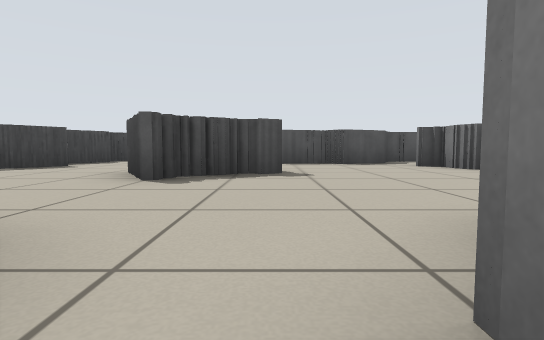
[1] (above)

24 first-person views from a walk through a robot-simulator world made for Stage. The camera is 0.39 m above the floor, tilts 4° down and sees 80° across. Floor lines are 1 m apart. The floor is counted in squares, 1 m on a side. Each view is taken from the middle of a square. On the plan, view 1 faces up. The plan holds only what a view shows up to about 9 squares ahead; the rest is blank. The robots in the file are not drawn.

[2]
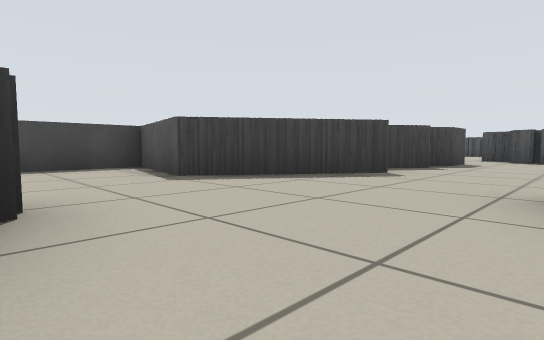

[3]
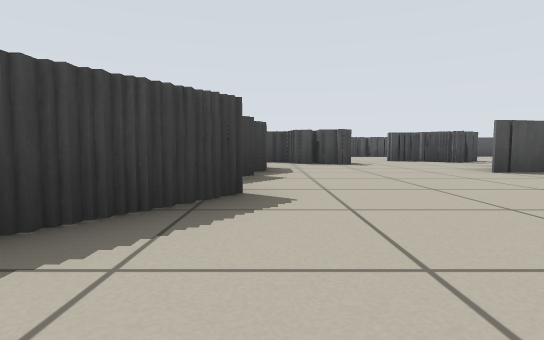

[4]
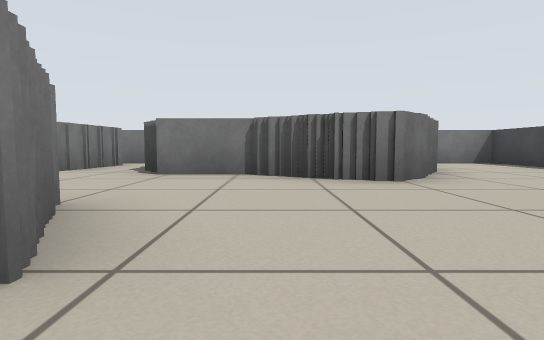

[5]
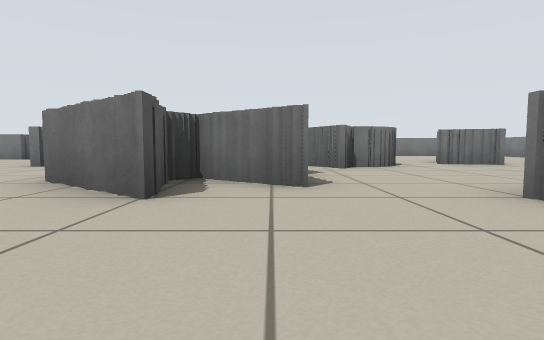

[6]
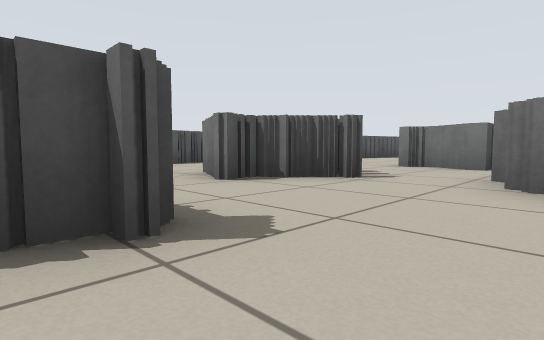

[7]
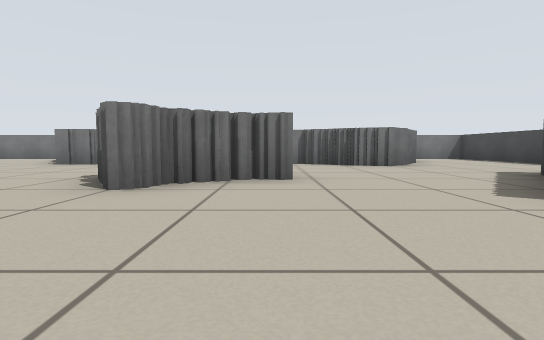

[8]
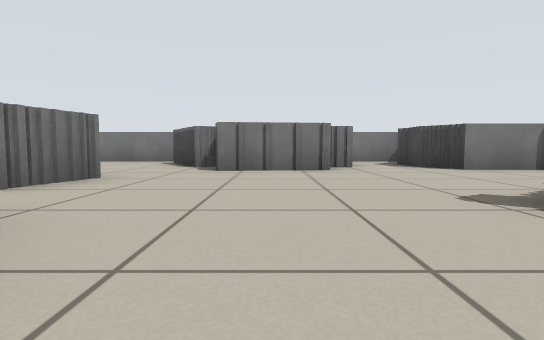

[9]
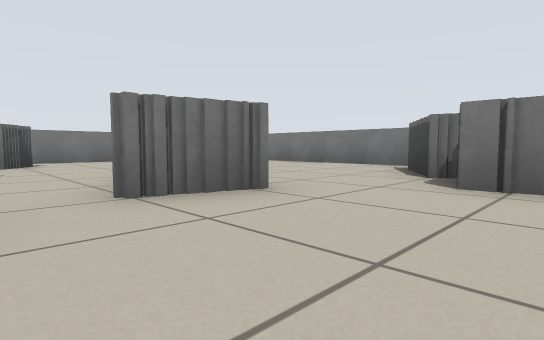

[10]
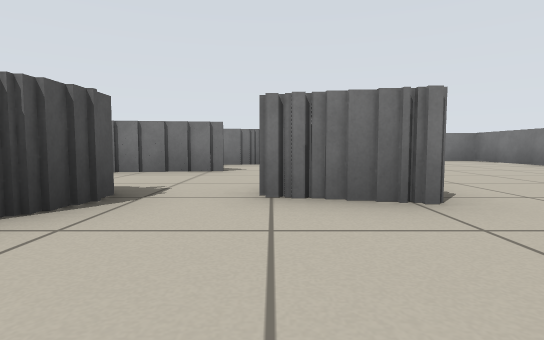

[11]
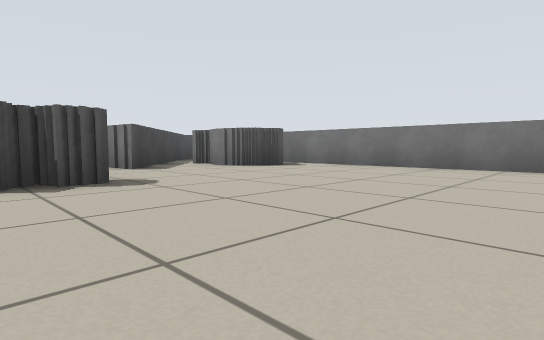

[12]
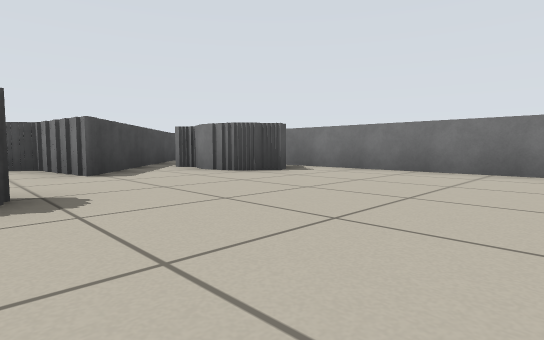

[13]
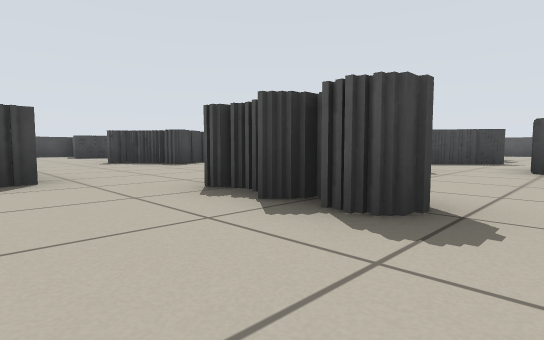

[14]
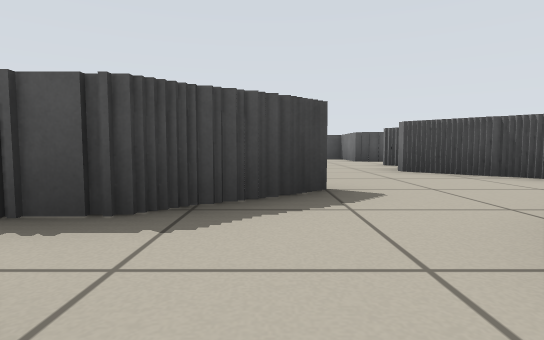

[15]
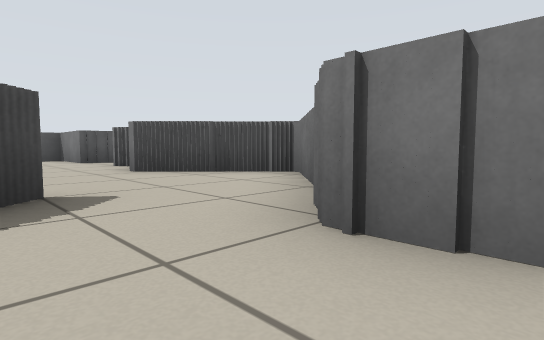

[16]
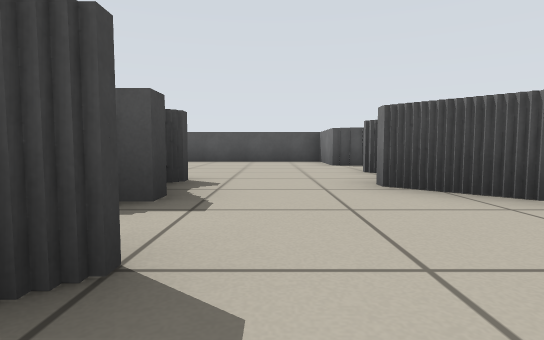

[17]
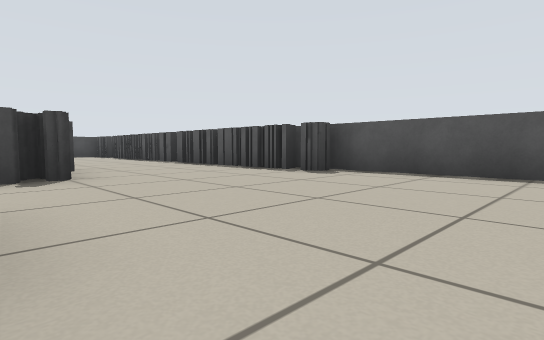

[18]
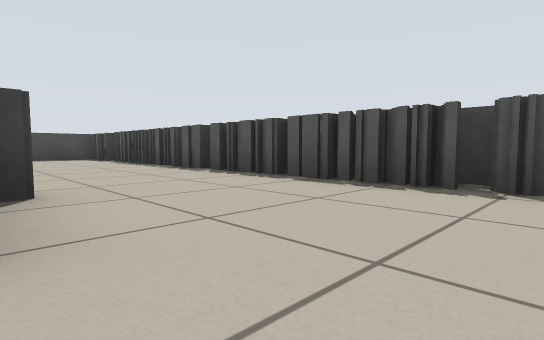

[19]
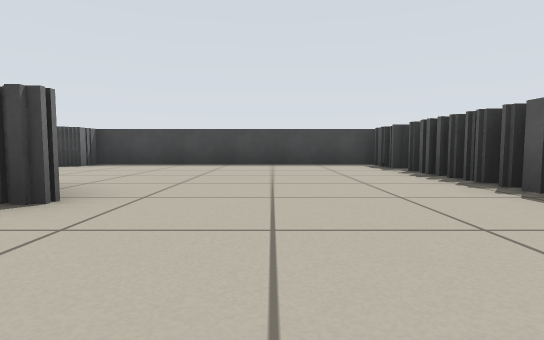

[20]
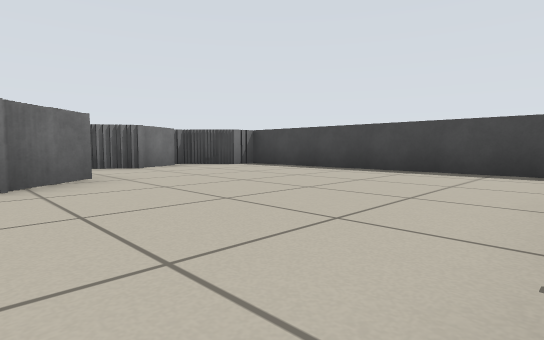

[21]
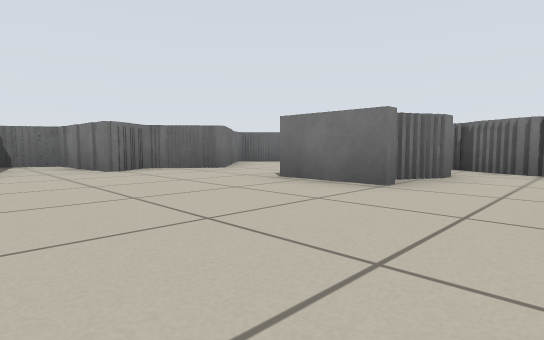

[22]
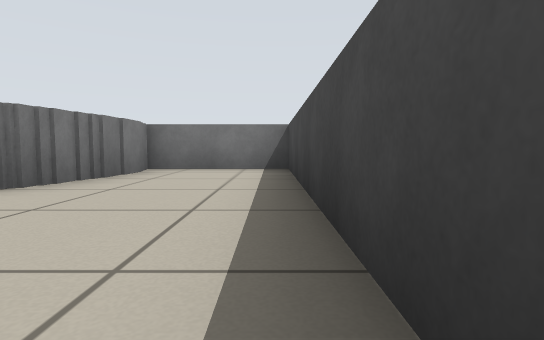

[23]
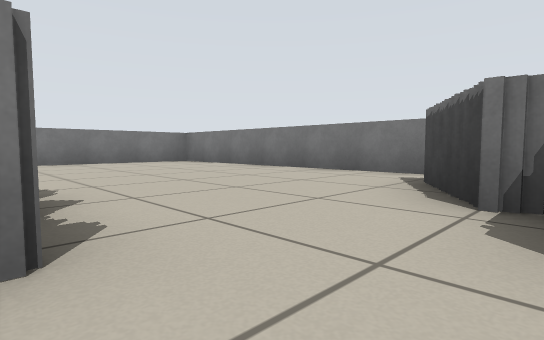

[24]
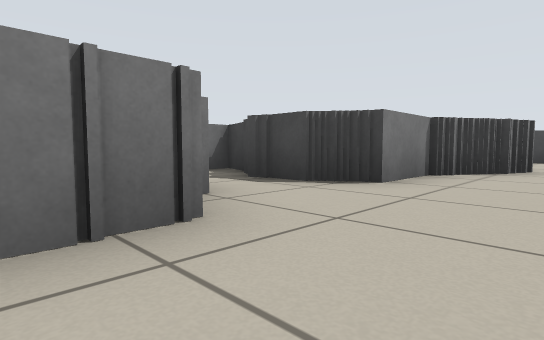

### Floor plan
Key: @ floor where view 1 was taken; # wall or solid block; . floor.
Columns run from 9 left of view 1 to 12 right of it. Each row starts with its distance up from view 1.
 18   ################
 17 ###..............#
 16 #................#
 15 #..................#
 14 #........##......###
 13 #....##..##..##..#
 12 #.....#......##..##
 11 ##.#.........#....#
 10  #####...######...#
  9     ##...#####...##
  8     #....####...## #
  7     #.......##..####
  6    ##....#...#..##.#
  5 ####...###......#..###
  4 #.......#.....#....#.#
  3 #.............##.....#
  2 #...##...............#
  1 #...#####.###........#
  0 #..##  ##@####.......#
 -1 #..#   #..#  #.......#
 -2 ####   ####  #########

Positions as (right, up) in squares from view 1, and headings:
1: (0, 0), facing up
2: (-2, 2), facing up-left
3: (-4, 4), facing up
4: (-3, 6), facing down
5: (-3, 8), facing right
6: (-3, 10), facing up-right
7: (-2, 9), facing down
8: (2, 7), facing down
9: (2, 5), facing down-right
10: (2, 4), facing right
11: (5, -1), facing up-right
12: (6, 0), facing up-right
13: (7, 1), facing up-left
14: (5, 7), facing up
15: (5, 7), facing up-right
16: (6, 9), facing up
17: (6, 13), facing up-left
18: (3, 14), facing up-left
19: (-1, 15), facing left
20: (-3, 17), facing down-left
21: (2, 16), facing down-right
22: (-8, 4), facing down
23: (3, 3), facing down-right
24: (2, 3), facing down-left
